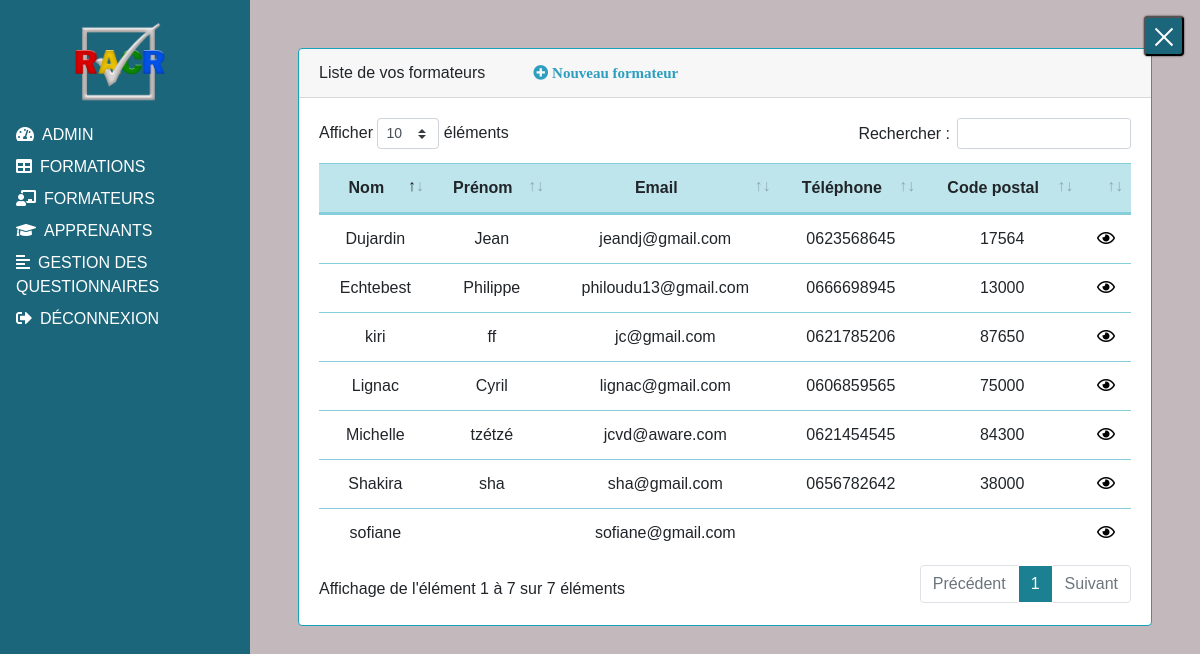
/phpFormateur/formateur.php (signed in), run on the app's committed database.
### tables this page shows
CREATE TABLE IF NOT EXISTS `user` (
  `idUser` int(5) NOT NULL AUTO_INCREMENT,
  `idRole` int(1) DEFAULT NULL,
  `nomUser` varchar(50) NOT NULL,
  `prenomUser` varchar(50) DEFAULT NULL,
  `emailUser` varchar(50) NOT NULL,
  `telephoneUser` varchar(10) DEFAULT NULL,
  `codepostalUser` varchar(5) DEFAULT NULL,
  `mdpUser` varchar(250) NOT NULL,
  PRIMARY KEY (`idUser`),
  KEY `idRole` (`idRole`)
);

### phpFormateur/formateurFunction.php (called while the page is built, shortened)
<?php
        function affichageFormateur(){
            try{
                $co=connexion();
                $sql = 'SELECT * FROM `user` WHERE `idRole`=1';
                $affichage=$co->prepare($sql);
                $affichage->execute();
                return $affichage;
            }catch(PDOException $e){
                echo 'Erreur: ' .$e->getMessage();
            }finally {
                $co=null;
            }
        }
?>

### phpFormateur/formateur.php (the view, shortened to what this page needs)
<!DOCTYPE html>
<html lang="fr">
<head>
	<link rel="stylesheet" href="../vendor/fontawesome/css/all.min.css" type="text/css">
	<link rel="stylesheet" href="../vendor/bootstrap/css/bootstrap.min.css" type="text/css" />
	<link rel="stylesheet" type="text/css" href="../vendor/DataTables/datatables.min.css"/>
	<link rel="stylesheet" href="../css/style.css" type="text/css">
</head>
<body>
	<div id="sidebar-wrapper" class="active">
			<img src="../img/logob.png" class="logo" />
		<ul>
			<li><a href="../phpAdmin/admin.php"><i class="fas fa-tachometer-alt"></i><span>Admin</span></a></li>
			<li><a href="../phpFormation/formation.php"><i class="fas fa-table"></i><span>Formations</span></a></li>
			<li><a href="formateur.php"><i class="fas fa-chalkboard-teacher"></i><span>Formateurs</span></a></li>
			<li><a href="../phpApprenant/apprenant.php"><i class="fas fa-graduation-cap"></i><span>Apprenants</span></a></li>
			<li><a href="../phpEvaluation/questionnaire.php"><i class="fas fa-align-left"></i><span>Gestion des questionnaires</span></a></li>
			<li><a onclick="return confirm('Etes vous sur de vouloir vous déconnecter')" href="../logOut.php"><i class="fas fa-sign-out-alt" ></i><span>Déconnexion</span></a></li>
		</ul>
	</div>
	<div id="content-wrapper" class="active">
		<button id="toggle-wrapper"><span class="active"></span><span class="active"></span><span class="active"></span></button>
			<div class="container-fluid p-5">
				<div class="card border-info mb-3">
					<div class="card-header">Liste de vos formateurs<a href="formateurAjout.php" class="lien ml-5"><i class="fas fa-plus-circle circle"> Nouveau formateur</i></a></div>
					<div class="card-body table-responsive-lg">
						<table class="table table-info table-hover text-center mt-5" id="dtTable">
								<thead>
									<tr>
										<th>Nom</th>
										<th>Prénom</th>
										<th>Email</th>
										<th>Téléphone</th>
										<th>Code postal</th>
										<th></th>
									</tr>
								</thead>
								<tbody class="bg-white">
								<?php 	require_once'formateurFunction.php';
										$affichage=affichageformateur();
										foreach ($affichage as $cl){?>
									<tr>
										<td><?=$cl['nomUser']?></td>
										<td><?=$cl['prenomUser']?></td>
										<td><?=$cl['emailUser']?></td>
										<td><?=$cl['telephoneUser']?></td>
										<td><?=$cl['codepostalUser']?></td>
										<td><a href="formateurConsult.php?idUser=<?= $cl['idUser'] ?>" class="button lien2" type="submit"><i class="far fa-eye"></i></a></td>
									</tr>
									<?php } ?>
								</tbody>
						</table>
					</div>
				</div>
			</div>
	</div>
</body></html>

### css/style.css (style rules this page uses)
body, html { height: 100%; overflow-x: hidden; width: 100%; font-family: Helvetica, sans-serif; }
body { background-size: cover; background-attachment: fixed; background-color: rgba(138, 118, 125, 0.507); }
.container-fluid { margin: 0; padding: 0; }
#toggle-wrapper { background-color: rgb(28, 102, 124); border-radius: .25rem; box-shadow: 0 0 2px #222; height: 40px; position: fixed; right: 1rem; top: 1rem; width: 40px; z-index: 10; }
#toggle-wrapper span { background-color: rgb(255, 255, 255); height: 2px; position: absolute; transform: translateX(-50%); transition: all 1s ease; width: 24px; }
#toggle-wrapper span:nth-child(3) { top: 28px; }
#toggle-wrapper span:nth-child(3).active { top: 28px; transform: translate(-50%, -500%) rotate(-45deg); }
#content-wrapper { bottom: 0; left: 0; position: absolute; top: 0; transition: all 1s ease; width: 100%; height: 100vh; min-height: 100%; }
#content-wrapper.active { left: 250px; width: calc(100vw - 250px); }
#sidebar-wrapper { background-color: rgb(28, 102, 124); color: rgb(255, 255, 255); left: -250px; min-height: 100vh; position: fixed; text-transform: uppercase; top: 0; transition: all 1s ease; width: 250px; z-index: 1; }
#sidebar-wrapper.active { left: 0; }
#sidebar-wrapper .logo { padding: .5rem 0; width: 150px; margin-left: 45px; }
#sidebar-wrapper ul { list-style: none; margin: 0; padding: 0 1rem; text-align: left; }
#sidebar-wrapper ul li { list-style: none; padding-bottom: .5rem; }
#sidebar-wrapper ul span { color: rgb(255, 255, 255); padding-left: .5rem; }
#sidebar-wrapper ul a { color: rgb(255, 255, 255); }
.circle { font-size: 15px; }
li { list-style: none !important; }
.lien { color: rgb(45, 158, 192) !important; }
.lien2 { color: rgb(2, 2, 2) !important; }
#sidebar-wrapper li span { font-family: 'Lucida Sans', 'Lucida Sans Regular', 'Lucida Grande', 'Lucida Sans Unicode', Geneva, Verdana, sans-serif!important; }
span { color: white; }

### data on the page
user: nomUser "Dujardin", prenomUser "Jean", emailUser "jeandj@gmail.com", telephoneUser "0623568645", codepostalUser "17564"
user: nomUser "Echtebest", prenomUser "Philippe", emailUser "philoudu13@gmail.com", telephoneUser "0666698945", codepostalUser "13000"
user: nomUser "Michelle", prenomUser "tzétzé", emailUser "jcvd@aware.com", telephoneUser "0621454545", codepostalUser "84300"
user: nomUser "Shakira", prenomUser "sha", emailUser "sha@gmail.com", telephoneUser "0656782642", codepostalUser "38000"
user: nomUser "kiri", prenomUser "ff", emailUser "jc@gmail.com", telephoneUser "0621785206", codepostalUser "87650"
user: nomUser "Lignac", prenomUser "Cyril", emailUser "lignac@gmail.com", telephoneUser "0606859565", codepostalUser "75000"
user: nomUser "sofiane", emailUser "sofiane@gmail.com"
